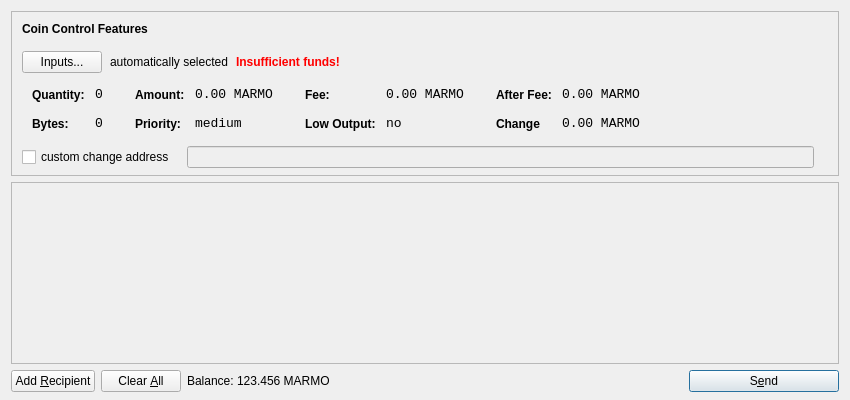
<?xml version="1.0" encoding="UTF-8"?>
<ui version="4.0">
 <class>SendCoinsDialog</class>
 <widget class="QDialog" name="SendCoinsDialog">
  <property name="geometry">
   <rect>
    <x>0</x>
    <y>0</y>
    <width>850</width>
    <height>400</height>
   </rect>
  </property>
  <property name="windowTitle">
   <string>Send Coins</string>
  </property>
  <layout class="QVBoxLayout" name="verticalLayout" stretch="0,1,0">
   <property name="bottomMargin">
    <number>8</number>
   </property>
   <item>
    <widget class="QFrame" name="frameCoinControl">
     <property name="sizePolicy">
      <sizepolicy hsizetype="Expanding" vsizetype="Expanding">
       <horstretch>0</horstretch>
       <verstretch>0</verstretch>
      </sizepolicy>
     </property>
     <property name="maximumSize">
      <size>
       <width>16777215</width>
       <height>16777215</height>
      </size>
     </property>
     <property name="frameShape">
      <enum>QFrame::StyledPanel</enum>
     </property>
     <property name="frameShadow">
      <enum>QFrame::Sunken</enum>
     </property>
     <layout class="QVBoxLayout" name="verticalLayoutCoinControl2">
      <property name="spacing">
       <number>-1</number>
      </property>
      <property name="leftMargin">
       <number>0</number>
      </property>
      <property name="topMargin">
       <number>0</number>
      </property>
      <property name="rightMargin">
       <number>0</number>
      </property>
      <property name="bottomMargin">
       <number>6</number>
      </property>
      <item>
       <layout class="QVBoxLayout" name="verticalLayoutCoinControl" stretch="0,0,0,0,1">
        <property name="spacing">
         <number>0</number>
        </property>
        <property name="leftMargin">
         <number>10</number>
        </property>
        <property name="topMargin">
         <number>10</number>
        </property>
        <item>
         <layout class="QHBoxLayout" name="horizontalLayoutCoinControl1">
          <property name="bottomMargin">
           <number>15</number>
          </property>
          <item>
           <widget class="QLabel" name="labelCoinControlFeatures">
            <property name="sizePolicy">
             <sizepolicy hsizetype="Preferred" vsizetype="Maximum">
              <horstretch>0</horstretch>
              <verstretch>0</verstretch>
             </sizepolicy>
            </property>
            <property name="font">
             <font>
              <weight>75</weight>
              <bold>true</bold>
             </font>
            </property>
            <property name="styleSheet">
             <string notr="true">font-weight:bold;</string>
            </property>
            <property name="text">
             <string>Coin Control Features</string>
            </property>
           </widget>
          </item>
         </layout>
        </item>
        <item>
         <layout class="QHBoxLayout" name="horizontalLayoutCoinControl2" stretch="0,0,0,0">
          <property name="spacing">
           <number>8</number>
          </property>
          <property name="bottomMargin">
           <number>10</number>
          </property>
          <item>
           <widget class="QPushButton" name="pushButtonCoinControl">
            <property name="styleSheet">
             <string notr="true"/>
            </property>
            <property name="text">
             <string>Inputs...</string>
            </property>
           </widget>
          </item>
          <item>
           <widget class="QLabel" name="labelCoinControlAutomaticallySelected">
            <property name="text">
             <string>automatically selected</string>
            </property>
            <property name="margin">
             <number>5</number>
            </property>
           </widget>
          </item>
          <item>
           <widget class="QLabel" name="labelCoinControlInsuffFunds">
            <property name="font">
             <font>
              <weight>75</weight>
              <bold>true</bold>
             </font>
            </property>
            <property name="styleSheet">
             <string notr="true">color:red;font-weight:bold;</string>
            </property>
            <property name="text">
             <string>Insufficient funds!</string>
            </property>
            <property name="margin">
             <number>5</number>
            </property>
           </widget>
          </item>
          <item>
           <spacer name="horizontalSpaceMARMOControl">
            <property name="orientation">
             <enum>Qt::Horizontal</enum>
            </property>
            <property name="sizeHint" stdset="0">
             <size>
              <width>40</width>
              <height>1</height>
             </size>
            </property>
           </spacer>
          </item>
         </layout>
        </item>
        <item>
         <widget class="QWidget" name="widgetCoinControl" native="true">
          <property name="sizePolicy">
           <sizepolicy hsizetype="Preferred" vsizetype="Preferred">
            <horstretch>0</horstretch>
            <verstretch>0</verstretch>
           </sizepolicy>
          </property>
          <property name="minimumSize">
           <size>
            <width>0</width>
            <height>0</height>
           </size>
          </property>
          <property name="styleSheet">
           <string notr="true"/>
          </property>
          <layout class="QHBoxLayout" name="horizontalLayoutCoinControl5">
           <property name="margin">
            <number>0</number>
           </property>
           <item>
            <layout class="QHBoxLayout" name="horizontalLayoutCoinControl3" stretch="0,0,0,1">
             <property name="spacing">
              <number>20</number>
             </property>
             <property name="topMargin">
              <number>0</number>
             </property>
             <property name="bottomMargin">
              <number>10</number>
             </property>
             <item>
              <layout class="QFormLayout" name="formLayoutCoinControl1">
               <property name="horizontalSpacing">
                <number>10</number>
               </property>
               <property name="verticalSpacing">
                <number>14</number>
               </property>
               <property name="leftMargin">
                <number>10</number>
               </property>
               <property name="topMargin">
                <number>4</number>
               </property>
               <property name="rightMargin">
                <number>6</number>
               </property>
               <item row="0" column="0">
                <widget class="QLabel" name="labelCoinControlQuantityText">
                 <property name="styleSheet">
                  <string notr="true">font-weight:bold;</string>
                 </property>
                 <property name="text">
                  <string>Quantity:</string>
                 </property>
                 <property name="margin">
                  <number>0</number>
                 </property>
                </widget>
               </item>
               <item row="0" column="1">
                <widget class="QLabel" name="labelCoinControlQuantity">
                 <property name="font">
                  <font>
                   <family>Monospace</family>
                   <pointsize>10</pointsize>
                  </font>
                 </property>
                 <property name="cursor">
                  <cursorShape>IBeamCursor</cursorShape>
                 </property>
                 <property name="contextMenuPolicy">
                  <enum>Qt::ActionsContextMenu</enum>
                 </property>
                 <property name="text">
                  <string>0</string>
                 </property>
                 <property name="margin">
                  <number>0</number>
                 </property>
                 <property name="textInteractionFlags">
                  <set>Qt::LinksAccessibleByMouse|Qt::TextSelectableByKeyboard|Qt::TextSelectableByMouse</set>
                 </property>
                </widget>
               </item>
               <item row="1" column="0">
                <widget class="QLabel" name="labelCoinControlBytesText">
                 <property name="styleSheet">
                  <string notr="true">font-weight:bold;</string>
                 </property>
                 <property name="text">
                  <string>Bytes:</string>
                 </property>
                </widget>
               </item>
               <item row="1" column="1">
                <widget class="QLabel" name="labelCoinControlBytes">
                 <property name="font">
                  <font>
                   <family>Monospace</family>
                   <pointsize>10</pointsize>
                  </font>
                 </property>
                 <property name="cursor">
                  <cursorShape>IBeamCursor</cursorShape>
                 </property>
                 <property name="contextMenuPolicy">
                  <enum>Qt::ActionsContextMenu</enum>
                 </property>
                 <property name="text">
                  <string>0</string>
                 </property>
                 <property name="textInteractionFlags">
                  <set>Qt::LinksAccessibleByMouse|Qt::TextSelectableByKeyboard|Qt::TextSelectableByMouse</set>
                 </property>
                </widget>
               </item>
              </layout>
             </item>
             <item>
              <layout class="QFormLayout" name="formLayoutCoinControl2">
               <property name="horizontalSpacing">
                <number>10</number>
               </property>
               <property name="verticalSpacing">
                <number>14</number>
               </property>
               <property name="leftMargin">
                <number>6</number>
               </property>
               <property name="topMargin">
                <number>4</number>
               </property>
               <property name="rightMargin">
                <number>6</number>
               </property>
               <item row="0" column="0">
                <widget class="QLabel" name="labelCoinControlAmountText">
                 <property name="styleSheet">
                  <string notr="true">font-weight:bold;</string>
                 </property>
                 <property name="text">
                  <string>Amount:</string>
                 </property>
                 <property name="margin">
                  <number>0</number>
                 </property>
                </widget>
               </item>
               <item row="0" column="1">
                <widget class="QLabel" name="labelCoinControlAmount">
                 <property name="font">
                  <font>
                   <family>Monospace</family>
                   <pointsize>10</pointsize>
                  </font>
                 </property>
                 <property name="cursor">
                  <cursorShape>IBeamCursor</cursorShape>
                 </property>
                 <property name="contextMenuPolicy">
                  <enum>Qt::ActionsContextMenu</enum>
                 </property>
                 <property name="text">
                  <string notr="true">0.00 MARMO</string>
                 </property>
                 <property name="textInteractionFlags">
                  <set>Qt::LinksAccessibleByMouse|Qt::TextSelectableByKeyboard|Qt::TextSelectableByMouse</set>
                 </property>
                </widget>
               </item>
               <item row="1" column="0">
                <widget class="QLabel" name="labelCoinControlPriorityText">
                 <property name="styleSheet">
                  <string notr="true">font-weight:bold;</string>
                 </property>
                 <property name="text">
                  <string>Priority:</string>
                 </property>
                </widget>
               </item>
               <item row="1" column="1">
                <widget class="QLabel" name="labelCoinControlPriority">
                 <property name="font">
                  <font>
                   <family>Monospace</family>
                   <pointsize>10</pointsize>
                  </font>
                 </property>
                 <property name="cursor">
                  <cursorShape>IBeamCursor</cursorShape>
                 </property>
                 <property name="contextMenuPolicy">
                  <enum>Qt::ActionsContextMenu</enum>
                 </property>
                 <property name="text">
                  <string>medium</string>
                 </property>
                 <property name="textInteractionFlags">
                  <set>Qt::LinksAccessibleByMouse|Qt::TextSelectableByKeyboard|Qt::TextSelectableByMouse</set>
                 </property>
                </widget>
               </item>
              </layout>
             </item>
             <item>
              <layout class="QFormLayout" name="formLayoutCoinControl3">
               <property name="horizontalSpacing">
                <number>10</number>
               </property>
               <property name="verticalSpacing">
                <number>14</number>
               </property>
               <property name="leftMargin">
                <number>6</number>
               </property>
               <property name="topMargin">
                <number>4</number>
               </property>
               <property name="rightMargin">
                <number>6</number>
               </property>
               <item row="0" column="0">
                <widget class="QLabel" name="labelCoinControlFeeText">
                 <property name="styleSheet">
                  <string notr="true">font-weight:bold;</string>
                 </property>
                 <property name="text">
                  <string>Fee:</string>
                 </property>
                 <property name="margin">
                  <number>0</number>
                 </property>
                </widget>
               </item>
               <item row="0" column="1">
                <widget class="QLabel" name="labelCoinControlFee">
                 <property name="font">
                  <font>
                   <family>Monospace</family>
                   <pointsize>10</pointsize>
                  </font>
                 </property>
                 <property name="cursor">
                  <cursorShape>IBeamCursor</cursorShape>
                 </property>
                 <property name="contextMenuPolicy">
                  <enum>Qt::ActionsContextMenu</enum>
                 </property>
                 <property name="text">
                  <string notr="true">0.00 MARMO</string>
                 </property>
                 <property name="textInteractionFlags">
                  <set>Qt::LinksAccessibleByMouse|Qt::TextSelectableByKeyboard|Qt::TextSelectableByMouse</set>
                 </property>
                </widget>
               </item>
               <item row="1" column="0">
                <widget class="QLabel" name="labelCoinControlLowOutputText">
                 <property name="styleSheet">
                  <string notr="true">font-weight:bold;</string>
                 </property>
                 <property name="text">
                  <string>Low Output:</string>
                 </property>
                </widget>
               </item>
               <item row="1" column="1">
                <widget class="QLabel" name="labelCoinControlLowOutput">
                 <property name="font">
                  <font>
                   <family>Monospace</family>
                   <pointsize>10</pointsize>
                  </font>
                 </property>
                 <property name="cursor">
                  <cursorShape>IBeamCursor</cursorShape>
                 </property>
                 <property name="contextMenuPolicy">
                  <enum>Qt::ActionsContextMenu</enum>
                 </property>
                 <property name="text">
                  <string>no</string>
                 </property>
                 <property name="textInteractionFlags">
                  <set>Qt::LinksAccessibleByMouse|Qt::TextSelectableByKeyboard|Qt::TextSelectableByMouse</set>
                 </property>
                </widget>
               </item>
              </layout>
             </item>
             <item>
              <layout class="QFormLayout" name="formLayoutCoinControl4">
               <property name="horizontalSpacing">
                <number>10</number>
               </property>
               <property name="verticalSpacing">
                <number>14</number>
               </property>
               <property name="leftMargin">
                <number>6</number>
               </property>
               <property name="topMargin">
                <number>4</number>
               </property>
               <property name="rightMargin">
                <number>6</number>
               </property>
               <item row="0" column="0">
                <widget class="QLabel" name="labelCoinControlAfterFeeText">
                 <property name="styleSheet">
                  <string notr="true">font-weight:bold;</string>
                 </property>
                 <property name="text">
                  <string>After Fee:</string>
                 </property>
                 <property name="margin">
                  <number>0</number>
                 </property>
                </widget>
               </item>
               <item row="0" column="1">
                <widget class="QLabel" name="labelCoinControlAfterFee">
                 <property name="font">
                  <font>
                   <family>Monospace</family>
                   <pointsize>10</pointsize>
                  </font>
                 </property>
                 <property name="cursor">
                  <cursorShape>IBeamCursor</cursorShape>
                 </property>
                 <property name="contextMenuPolicy">
                  <enum>Qt::ActionsContextMenu</enum>
                 </property>
                 <property name="text">
                  <string notr="true">0.00 MARMO</string>
                 </property>
                 <property name="textInteractionFlags">
                  <set>Qt::LinksAccessibleByMouse|Qt::TextSelectableByKeyboard|Qt::TextSelectableByMouse</set>
                 </property>
                </widget>
               </item>
               <item row="1" column="0">
                <widget class="QLabel" name="labelCoinControlChangeText">
                 <property name="styleSheet">
                  <string notr="true">font-weight:bold;</string>
                 </property>
                 <property name="text">
                  <string>Change</string>
                 </property>
                </widget>
               </item>
               <item row="1" column="1">
                <widget class="QLabel" name="labelCoinControlChange">
                 <property name="font">
                  <font>
                   <family>Monospace</family>
                   <pointsize>10</pointsize>
                  </font>
                 </property>
                 <property name="cursor">
                  <cursorShape>IBeamCursor</cursorShape>
                 </property>
                 <property name="contextMenuPolicy">
                  <enum>Qt::ActionsContextMenu</enum>
                 </property>
                 <property name="text">
                  <string notr="true">0.00 MARMO</string>
                 </property>
                 <property name="textInteractionFlags">
                  <set>Qt::LinksAccessibleByMouse|Qt::TextSelectableByKeyboard|Qt::TextSelectableByMouse</set>
                 </property>
                </widget>
               </item>
              </layout>
             </item>
            </layout>
           </item>
          </layout>
         </widget>
        </item>
        <item>
         <layout class="QHBoxLayout" name="horizontalLayoutCoinControl4" stretch="0,0,0">
          <property name="spacing">
           <number>12</number>
          </property>
          <property name="sizeConstraint">
           <enum>QLayout::SetDefaultConstraint</enum>
          </property>
          <property name="topMargin">
           <number>5</number>
          </property>
          <property name="rightMargin">
           <number>5</number>
          </property>
          <item>
           <widget class="QCheckBox" name="checkBoxCoinControlChange">
            <property name="text">
             <string>custom change address</string>
            </property>
           </widget>
          </item>
          <item>
           <widget class="QLineEdit" name="lineEditCoinControlChange">
            <property name="enabled">
             <bool>false</bool>
            </property>
            <property name="sizePolicy">
             <sizepolicy hsizetype="Expanding" vsizetype="Fixed">
              <horstretch>0</horstretch>
              <verstretch>0</verstretch>
             </sizepolicy>
            </property>
           </widget>
          </item>
          <item>
           <widget class="QLabel" name="labelCoinControlChangeLabel">
            <property name="sizePolicy">
             <sizepolicy hsizetype="Preferred" vsizetype="Expanding">
              <horstretch>0</horstretch>
              <verstretch>0</verstretch>
             </sizepolicy>
            </property>
            <property name="minimumSize">
             <size>
              <width>0</width>
              <height>0</height>
             </size>
            </property>
            <property name="text">
             <string/>
            </property>
            <property name="margin">
             <number>3</number>
            </property>
           </widget>
          </item>
         </layout>
        </item>
        <item>
         <spacer name="verticalSpaceMARMOControl">
          <property name="orientation">
           <enum>Qt::Vertical</enum>
          </property>
          <property name="sizeHint" stdset="0">
           <size>
            <width>800</width>
            <height>1</height>
           </size>
          </property>
         </spacer>
        </item>
       </layout>
      </item>
     </layout>
    </widget>
   </item>
   <item>
    <widget class="QScrollArea" name="scrollArea">
     <property name="widgetResizable">
      <bool>true</bool>
     </property>
     <widget class="QWidget" name="scrollAreaWidgetContents">
      <property name="geometry">
       <rect>
        <x>0</x>
        <y>0</y>
        <width>830</width>
        <height>165</height>
       </rect>
      </property>
      <layout class="QVBoxLayout" name="verticalLayout_2">
       <property name="margin">
        <number>0</number>
       </property>
       <item>
        <layout class="QVBoxLayout" name="entries">
         <property name="spacing">
          <number>6</number>
         </property>
        </layout>
       </item>
       <item>
        <spacer name="verticalSpacer">
         <property name="orientation">
          <enum>Qt::Vertical</enum>
         </property>
         <property name="sizeHint" stdset="0">
          <size>
           <width>20</width>
           <height>40</height>
          </size>
         </property>
        </spacer>
       </item>
      </layout>
     </widget>
    </widget>
   </item>
   <item>
    <layout class="QHBoxLayout" name="horizontalLayout">
     <item>
      <widget class="QPushButton" name="addButton">
       <property name="toolTip">
        <string>Send to multiple recipients at once</string>
       </property>
       <property name="text">
        <string>Add &amp;Recipient</string>
       </property>
       <property name="autoDefault">
        <bool>false</bool>
       </property>
      </widget>
     </item>
     <item>
      <widget class="QPushButton" name="clearButton">
       <property name="sizePolicy">
        <sizepolicy hsizetype="Minimum" vsizetype="Fixed">
         <horstretch>0</horstretch>
         <verstretch>0</verstretch>
        </sizepolicy>
       </property>
       <property name="toolTip">
        <string>Remove all transaction fields</string>
       </property>
       <property name="text">
        <string>Clear &amp;All</string>
       </property>
       <property name="autoRepeatDelay">
        <number>300</number>
       </property>
       <property name="autoDefault">
        <bool>false</bool>
       </property>
      </widget>
     </item>
     <item>
      <layout class="QHBoxLayout" name="horizontalLayout_2">
       <property name="spacing">
        <number>3</number>
       </property>
       <item>
        <widget class="QLabel" name="label">
         <property name="sizePolicy">
          <sizepolicy hsizetype="Preferred" vsizetype="Fixed">
           <horstretch>0</horstretch>
           <verstretch>0</verstretch>
          </sizepolicy>
         </property>
         <property name="text">
          <string>Balance:</string>
         </property>
        </widget>
       </item>
       <item>
        <widget class="QLabel" name="labelBalance">
         <property name="sizePolicy">
          <sizepolicy hsizetype="Preferred" vsizetype="Fixed">
           <horstretch>0</horstretch>
           <verstretch>0</verstretch>
          </sizepolicy>
         </property>
         <property name="cursor">
          <cursorShape>IBeamCursor</cursorShape>
         </property>
         <property name="text">
          <string>123.456 MARMO</string>
         </property>
         <property name="textInteractionFlags">
          <set>Qt::LinksAccessibleByMouse|Qt::TextSelectableByKeyboard|Qt::TextSelectableByMouse</set>
         </property>
        </widget>
       </item>
      </layout>
     </item>
     <item>
      <spacer name="horizontalSpacer">
       <property name="orientation">
        <enum>Qt::Horizontal</enum>
       </property>
       <property name="sizeHint" stdset="0">
        <size>
         <width>40</width>
         <height>20</height>
        </size>
       </property>
      </spacer>
     </item>
     <item>
      <widget class="QPushButton" name="sendButton">
       <property name="minimumSize">
        <size>
         <width>150</width>
         <height>0</height>
        </size>
       </property>
       <property name="toolTip">
        <string>Confirm the send action</string>
       </property>
       <property name="text">
        <string>S&amp;end</string>
       </property>
       <property name="icon">
        <iconset resource="../bitcoin.qrc">
         <normaloff>:/icons/send</normaloff>:/icons/send</iconset>
       </property>
       <property name="default">
        <bool>true</bool>
       </property>
      </widget>
     </item>
    </layout>
   </item>
  </layout>
 </widget>
 <resources>
  <include location="../bitcoin.qrc"/>
 </resources>
 <connections/>
</ui>
